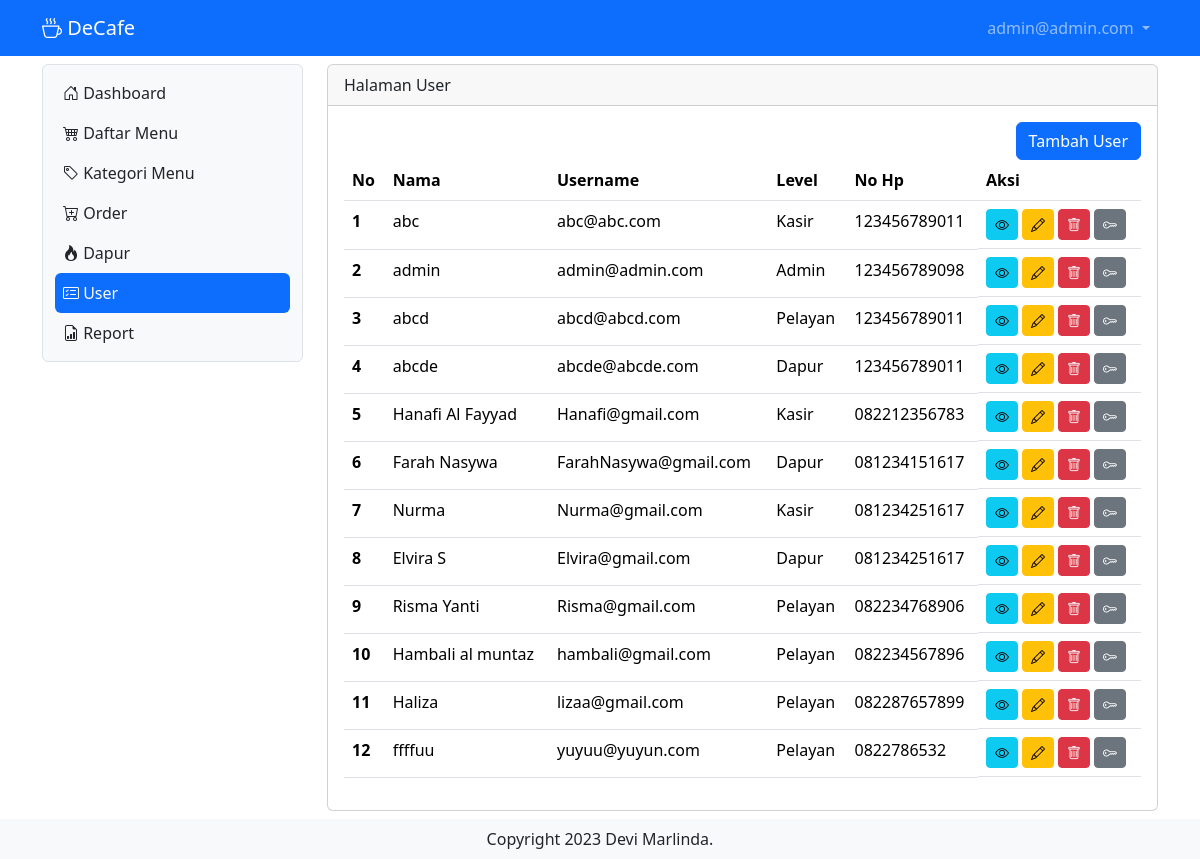
Page /user (signed in) on the earlier database version.
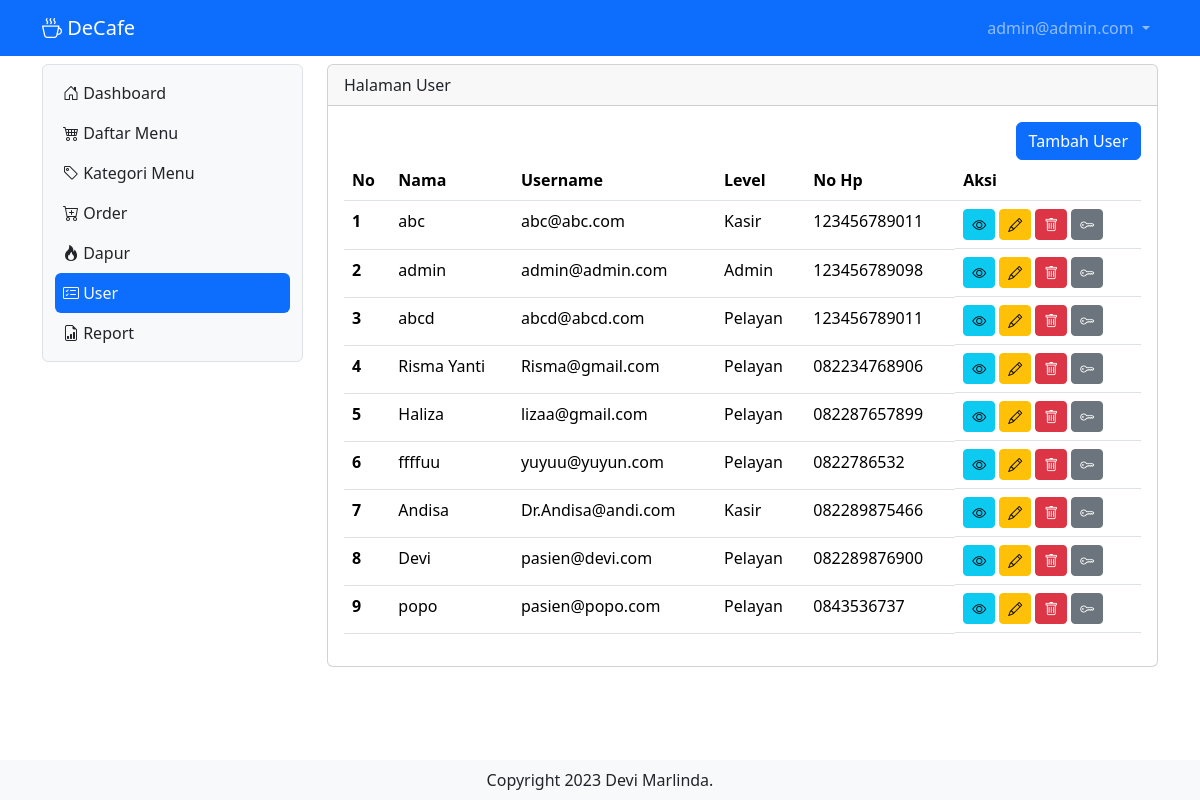
Same page on the later database version.
### tables this page shows
CREATE TABLE IF NOT EXISTS `tb_user` (
  `id` int NOT NULL AUTO_INCREMENT,
  `nama` varchar(200) DEFAULT NULL,
  `username` varchar(200) DEFAULT NULL,
  `password` varchar(200) DEFAULT NULL,
  `level` int DEFAULT NULL,
  `nohp` varchar(15) DEFAULT NULL,
  `alamat` varchar(300) DEFAULT NULL,
  PRIMARY KEY (`id`) USING BTREE
);

### user.php (the view, shortened to what this page needs)
<?php
include "proses/connect.php";
$query = mysqli_query($conn, "SELECT * FROM tb_user");
while ($record = mysqli_fetch_array($query)) {
    $result[] = $record;
}
?>
<div class="col-lg-9 mt-2">
    <div class="card">
        <div class="card-header">
            Halaman User
        </div>
        <div class="card-body">
            <div class="row">
                <div class="col d-flex justify-content-end">
                    <button class="btn btn-primary" data-bs-toggle="modal" data-bs-target="#ModalTambahUser"> Tambah User</button>
                </div>
            </div>
            <?php
            if (empty($result)) {
                echo "Data user tidak ada";
            } else {
            ?>
                <div class="table-responsive">
                    <table class="table table-hover">
                        <thead>
                            <tr>
                                <th scope="col">No</th>
                                <th scope="col">Nama</th>
                                <th scope="col">Username</th>
                                <th scope="col">Level</th>
                                <th scope="col">No Hp</th>
                                <th scope="col">Aksi</th>
                            </tr>
                        </thead>
                        <tbody>
                            <?php
                            $no = 1;
                            foreach ($result as $row) {
                            ?>
                                <tr>
                                    <th scope="row"><?php echo $no++ ?></th>
                                    <td><?php echo $row['nama'] ?></td>
                                    <td><?php echo $row['username'] ?></td>
                                    <td> <?php
                                            if ($row['level'] == 1) {
                                                echo "Admin";
                                            } elseif ($row['level'] == 2) {
                                                echo "Kasir";
                                            } elseif ($row['level'] == 3) {
                                                echo "Pelayan";
                                            } elseif ($row['level'] == 4) {
                                                echo "Dapur";
                                            }
                                            ?></td>
                                    <td><?php echo $row['nohp'] ?></td>
                                    <td class="d-flex">
                                        <button class="btn btn-info btn-sm me-1" data-bs-toggle="modal" data-bs-target="#ModalView<?php echo $row['id'] ?>"><i class="bi bi-eye"></i></button>
                                        <button class="btn btn-warning btn-sm me-1" data-bs-toggle="modal" data-bs-target="#ModalEdit<?php echo $row['id'] ?>"><i class="bi bi-pencil"></i></button>
                                        <button class="btn btn-danger btn-sm me-1" data-bs-toggle="modal" data-bs-target="#ModalDelete<?php echo $row['id'] ?>"><i class="bi bi-trash"></i></button>
                                        <button class="btn btn-secondary btn-sm" data-bs-toggle="modal" data-bs-target="#ModalResetPassword<?php echo $row['id'] ?>"><i class="bi bi-key"></i></button>
                                    </td>
                                </tr>
                            <?php
                            }
                            ?>
                        </tbody>
                    </table>
                </div>
            <?php
            }
            ?>
        </div>
    </div>
</div>

### header.php (shortened to what this page needs)
<?php
    include"proses/connect.php";
    $query = mysqli_query($conn, "SELECT * FROM tb_user WHERE username='$_SESSION[username_decafe]' ");
?>
<nav class="navbar navbar-expand navbar-dark bg-primary sticky-top">
    <div class="container-lg">
        <a class="navbar-brand" href=""><i class="bi bi-cup-hot"></i> DeCafe </a>
        <div class="collapse navbar-collapse justify-content-end" id="navbarNavDropdown">
            <ul class="navbar-nav">
                <li class="nav-item dropdown">
                    <a class="nav-link dropdown-toggle" href="#" role="button" data-bs-toggle="dropdown" aria-expanded="false">
                        <?php echo $hasil['username'];
                        ?>
                    </a>
                </li>
            </ul>
        </div>
    </div>
</nav>

Differences in the rows shown:
removed tb_user: nama "abcde", username "abcde@abcde.com", level "Dapur", nohp "123456789011"
removed tb_user: nama "Hanafi Al Fayyad", username "Hanafi@gmail.com", level "Kasir", nohp "082212356783"
removed tb_user: nama "Farah Nasywa", username "FarahNasywa@gmail.com", level "Dapur", nohp "081234151617"
removed tb_user: nama "Nurma", username "Nurma@gmail.com", level "Kasir", nohp "081234251617"
removed tb_user: nama "Elvira S", username "Elvira@gmail.com", level "Dapur", nohp "081234251617"
removed tb_user: nama "Hambali al muntaz", username "hambali@gmail.com", level "Pelayan", nohp "082234567896"
added tb_user: nama "Andisa", username "Dr.Andisa@andi.com", level "Kasir", nohp "082289875466"
added tb_user: nama "Devi", username "pasien@devi.com", level "Pelayan", nohp "082289876900"
added tb_user: nama "popo", username "pasien@popo.com", level "Pelayan", nohp "0843536737"
